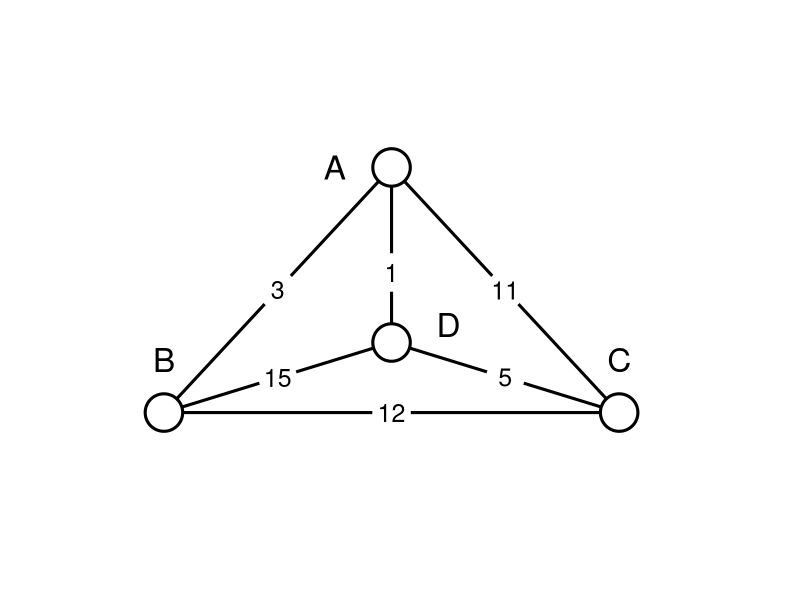
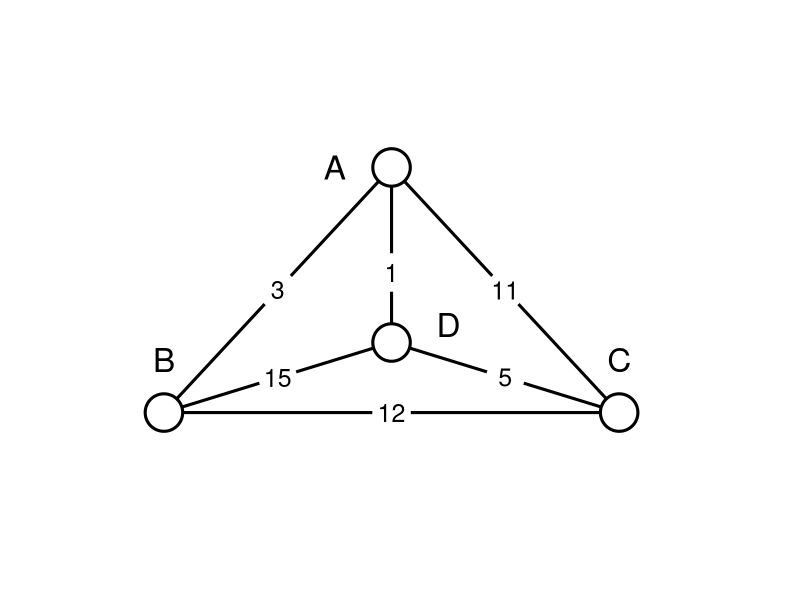
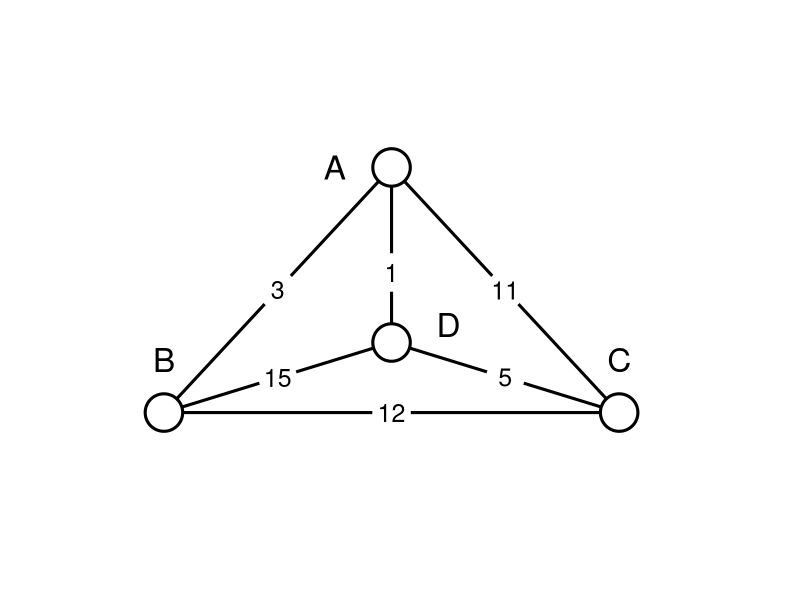

These charts were generated, in order, by the following R code:
###################################
##  SOLVES HAMILTONIAN CIRCUITS  ##
###################################

##################################
##  NEAREST NEIGHBOR ALGORITHM  ##
##################################

nearest.neighbor <- function(vertex, connections){
  ##  connections matrix
  pull.connections <- connections
  ##  Initializes the "stack" as the vertex where you want to start 
  ##    The vertex is randomly chosen by the builder function
  stack <- c(vertex)
  ##  Initializes the total weight of the path as 0
  total.weight <- 0
  
  # do this code while the stack is not empty
  while (length(stack) != 0){
    
    ## node is the last element on the stack
    node <- stack[length(stack)]  ##  pop last element on stack 
    ##  neighborhood of the node based off the connections matrix
    neighborhood <- pull.connections[node,]  
    ##  sorts the neighbors from smallest weight to largest
    neighborhood <- sort(neighborhood)
    
    ##  This will help find which neighbor we should go to
    ##    It will be used as an index for the neighborhood
    best <- 0
    
    ##  Checks for the best neighbor
    for (neighbor in neighborhood){
      ##  Need to increase the "best" choice index
      best <- best + 1
      ##  This piece of code sees in we've already visited the neighbor we're looking at
      ##    If we HAVE been to the current "best" neighbor, it WON'T run
      ##    If we HAVEN'T been there before and it's the "best" neighbor, it WILL run
      if (match(names(neighborhood[best]), stack, nomatch = FALSE) == 0){
        ##  Appends the neighbor to stack
        stack <- c(stack, names(neighborhood[best]))  
        ##  Calculates the total weight of path by adding the "best" neighbor's weight
        total.weight <- total.weight + unname(neighborhood[best]) 
        ##  reassign weight value in the matrix so it is not used again
        pull.connections[node,names(neighborhood[best])] <- pull.connections[names(neighborhood[best]),node] <- 10000 
        ##  Breaks out of the for loop because we don't need to check the other neighbors
        break
        
      }
    }
    ##  Checks to see if all of the Vertices have been visited
    ##    If they have been visited, we have a solution
    if (match("A", stack, nomatch = FALSE) != 0 && match("B", stack, nomatch = FALSE) != 0 && match("C", stack, nomatch = FALSE) != 0 && match("D", stack, nomatch = FALSE) != 0){
      ##  Adjust the total weight to include going back to the starting vertex
      total.weight <- total.weight + pull.connections[stack[length(stack)],vertex]
      ##  Need to add the starting vertex to the stack
      stack <- c(stack, vertex)
      ##  The solution list that contains the starting vertex, final path, and total weight
      solution <- list("starting.vertex" = vertex, "path" = stack, "total.weight" = total.weight, "connections" = connections)
      ##  Returns the solution list
      return (solution)
    }
  }
}

##############################
##  SORTED EDGES ALGORITHM  ##
##############################

sorted.edges <- function(vertices, connections){
  
  ##  Pulls the connections matrix
  connections <- connections
  
  ##  Saves original connections matrix
  original.connections <- connections
  
  ##  IGNORE - HERE FOR ERROR CHECKING
  # print("CONNECTIONS")
  # print(connections)
  # print("ORIGINAL CONNECTIONS")
  # print(original.connections)
  
  #####JONNY BOY'S##########################################################
  ### DO I UNDERSTAND THIS CODE? KIND OF ###################################
  
  ##  Vector of the vertices
  letter <- vertices
  
  ##  Counts some stuff
  counter <- 1
  
  ##  Empty vector of the first vertex we like
  MyOutputFirst<-NULL
  ##  Empty vector of the second vertex we like
  MyOutputLast<-NULL
  
  ##  Have to move 3 times so you can visit every vertex
  for(stuff in 1:(nrow(connections)-1))
  {
    big.number = 10000
    for(i in 1:nrow(connections))
    {
      for(j in 1:ncol(connections))
      {
        ##  The degree of the ith element is equal to how many times it appears
        ##    Can't have a degree three according to rules
        check.degree.i=sum(MyOutputFirst==letter[i])+sum(MyOutputLast==letter[i])
        ##  Checks degree of jth element
        check.degree.j=sum(MyOutputFirst==letter[j])+sum(MyOutputLast==letter[j])
        
        ##  These names won't seem intuitive when the vertices aren't ABCD
        ##    Checks the degree of each vertex
        check.degree.A=sum(MyOutputFirst==letter[1])+sum(MyOutputLast==letter[1])
        check.degree.B=sum(MyOutputFirst==letter[2])+sum(MyOutputLast==letter[2])
        check.degree.C=sum(MyOutputFirst==letter[3])+sum(MyOutputLast==letter[3])
        check.degree.D=sum(MyOutputFirst==letter[4])+sum(MyOutputLast==letter[4])
        
        ##  If the degrees of vertex i and j are less than 2, their edge weight is
        ##    less than the big number, and one of them has a degree less than 1 OR
        ##    all of the degrees of the vertices are the same, then we like this edge
        if ((check.degree.i<2)&(check.degree.j<2) & (connections[i,j] < big.number) 
            & ((check.degree.i<1|check.degree.j<1) 
               | (check.degree.A == check.degree.B & check.degree.B == check.degree.C & check.degree.C == check.degree.D)))
        {
          ##  readjust the big number in case another i j pair becomes more optimal
          big.number <- connections[i,j]
          ##  first vertex of the edge is the i vertex
          first=letter[i]
          ##  last vertex of the edge is the j vertex
          last=letter[j]
        }
      }
    }
    ##  Appends the first vertex of the edge to the OutputFirst list in the counter position
    MyOutputFirst[counter]=first
    ##  Appends the last vertex of the edge to the OutputLast list in the counter position
    MyOutputLast[counter]=last
    ##  Increases the counter
    counter=counter+1
    ##  Changes the edge weight so it's no longer optimal
    connections[first,last]=10000
    connections[last,first]=10000
  }
  
  ##  GETS THE LAST LEGAL MOVE EVEN IF IT'S NOT OPTIMAL
  big.number = 10000
  for(i in 1:nrow(connections))
  {
    for(j in 1:ncol(connections))
    { 
      ##  Checks the ith degree and jth degree
      check.degree.i <- sum(MyOutputFirst==letter[i]) + sum(MyOutputLast==letter[i])
      check.degree.j <- sum(MyOutputFirst==letter[j]) + sum(MyOutputLast==letter[j])
      ##  Runs if the edge of i and j is the best
      if ((check.degree.i < 2)&(check.degree.j <2 ) & (connections[i,j] < big.number))
      {
        ##  reevaluates big number
        big.number <- connections[i,j]
        ##  first vertex of the edge
        first=letter[i]
        ##  second vertex of the edge
        last=letter[j]
      }
    }
  }
  ##  Appends the first vertex edge to the OutputFirst list
  MyOutputFirst[counter]=first
  ##  Appends the last vertex edge to the OutputLast list
  MyOutputLast[counter]=last
  ##  Readjusts the counter
  counter=counter+1
  ##  Adjusts the edge weight so that it is no longer optimal
  connections[first,last]=10000
  connections[last,first]=10000
  
  ##  IGNORE - HERE FOR ERROR CHECKING
  # print("NEW CONNECTIONS")
  # print(connections)
  # 
  # print(MyOutputFirst)
  # print(MyOutputLast)
  
  #####MY CODE##############################################################
  
  ##  Stack is initialized as the first vertex we liked and the one it's connected to
  ##    (because sorted edges picks the smallest edge weight first so these are its friends)
  stack <- c(MyOutputFirst[1],MyOutputLast[1])
  
  ##  The total weight is initialized as the edge weight of the first move
  total.weight <- original.connections[MyOutputFirst[1],MyOutputLast[1]]
  
  ##  IGNORE - HERE FOR ERROR CHECKING
  # print("STACK")
  # print(stack)
  # print("TOTAL WEIGHT")
  # print(total.weight)
  
  ##  This code will execute while the stack is NOT empty
  while (length(stack)!=0){
    ##  Pulls the last vertex on the stack
    pull <- stack[length(stack)]
    
    ##  Checks if the vertex pulled is in the OutPutLast
    ##  If it is there, this code will run
    if (match(pull, MyOutputLast, nomatch = FALSE) != 0)
    {
      ##  Gets the indices of where the "pulled" vertex is in OutPutLast
      ##    May be in more than one place so the index.last is a vector of indices
      index.last <- which(MyOutputLast == pull)
      ##  Checks each index found
      for (i in 1:length(index.last))
      {
        ##  If the OutputFirst it matches is not in the stack, we go there
        if (match(MyOutputFirst[index.last[i]], stack, nomatch = FALSE) == 0)
        {
          ##  Appends the new vertex to the stack
          stack <- c(stack, MyOutputFirst[index.last[i]])
          ##  Readjusts the total weight with the new vertex
          total.weight <- total.weight + original.connections[pull, MyOutputFirst[index.last[i]]]
          
          ##  IGNORE - HERE FOR ERROR CHECKING
          # print("stack and weight going up")
          # print(stack)
          # print(total.weight)
        }
      }
    }
    
    ##  Checks if the element pulled is in the OutPutFirst
    ##  If it is there, this code will run
    if (match(pull, MyOutputFirst, nomatch = FALSE) != 0)
    {
      ##  Gets the indices of where the "pulled" vertex is in OutPutFirst
      index.first <- which(MyOutputFirst == pull)
      ##  Checks each index found
      for (i in 1:length(index.first))
      {
        ##  If the OutputLast it matches is not in the stack, we go there
        if (match(MyOutputLast[index.first[i]], stack, nomatch = FALSE) == 0)
        {
          ##  Appends the new vertex to the stack
          stack <- c(stack, MyOutputLast[index.first[i]])
          ##  Readjusts the total weight with the new vertex
          total.weight <- total.weight + original.connections[pull, MyOutputLast[index.first[i]]]
          
          ##  IGNORE - HERE FOR ERROR CHECKING
          # print("stack and weight going down")
          # print(stack)
          # print(total.weight)
        }
      }
    }
    
    ##  If all the vertices have been visited, we have our solution
    if (match("A", stack, nomatch = FALSE) != 0 & match("B", stack, nomatch = FALSE) != 0 & match("C", stack, nomatch = FALSE) != 0 & match("D", stack, nomatch = FALSE) != 0)
    {
      ##  Need to append the starting vertex to the stack so we can make a circuit
      stack <- c(stack, stack[1])
      ##  Recalculate the total weight for going back to the start
      total.weight <- total.weight + original.connections[stack[length(stack)-1], stack[length(stack)]]
      ##  Solution list that contains the final path, total weight, and original connections matrix
      solution <- list("path" = stack, "total.weight" = total.weight, "connections" = original.connections)
      return(solution)
      
    }
  }
}

################################
##  TRIANGULAR GRAPH BUILDER  ##
################################

build.trianglething <- function(max.weight, method){
  
  ##  Vector of weights
  weights <- c(1:max.weight)
  ##  There are only 6 edges 
  n.edges <- 6
  ##  Sample different weights to create the edges
  edges <- sample(weights, n.edges)
  
  ##  There's only 4 vertices
  n.vertices <- n.edges - 2
  ##  Vertices are initialized as ABCD
  vertices <- LETTERS[1:n.vertices]
  ##  Initial vertex sampled for nearest neighbor algorithm
  ##    Choses random vertex for where to start path
  vertex <- sample(vertices, 1)
  
  ########################
  ##  BUILD THE MATRIX  ##
  ########################
  
  ##  Connections matrix first initialized as one filled with 10000
  connections <- matrix(10000, nrow = n.vertices, ncol = n.vertices)
  ##  The row names are the vertices
  rownames(connections) <- vertices
  ##  As are the column names
  colnames(connections) <- vertices
  
  ##  Assigns the edge weights in the matrix
  position <- 0
  for (i in 1:(nrow(connections)-1)){
    for (j in (i+1):ncol(connections)){
      position <- position + 1
      connections[i,j] <- connections[j,i] <- edges[position]
    }
  }
  
  ########################
  ##  BUILD THE PICTURE ##
  ########################
  
  ##  Initializes plot (has no axes)
  plot(1, type="n", xlab="", ylab="", xlim=c(0, 11), ylim=c(0, 11), axes=FALSE, ann=FALSE)
  #grid()
  
  ##  Adds the shape of the triangular graph
  #AB
  segments(1,2,5,9, lwd =3)
  #AC
  segments(5,9,9,2, lwd =3)
  #AD
  segments(5,4,5,9, lwd =3)
  #BC
  segments(1,2,9,2, lwd =3)
  #BD
  segments(1,2,5,4, lwd =3)
  #CD
  segments(5,4,9,2, lwd =3)
  
  # plot vertex points
  points(x=c(1,9,5,5), y=c(2,2,4,9), cex = 5, pch = 21, lwd = 3, col="black", bg = "white")
  
  # plot edge points for labeling
  points(x=c(3,7,5,5,3,7), y=c(5.5,5.5,6,2,3,3), cex = 5, pch = 19, col="white")
  
  label.edges = edges
  label.vertices = vertices
  # label edges
  text(x=c(3,7,5,5,3,7), y=c(5.5,5.5,6,2,3,3),label.edges, col = "black", cex = 1.5)
  # label vertices
  text(x=c(4,1,9,6),y=c(9,3.5,3.5,4.5), label.vertices, col = "black", cex = 2)
  
  
  ###############
  ##  METHODS  ##
  ###############
  
  ## nearest neighbor
  if (method == "nna"){
    print(nearest.neighbor(vertex, connections))
  }
  ## repeated nearest neighbor
  else if (method == "rnna"){
    totw.min <- vector()
    for (element in vertices){
      solution <- nearest.neighbor(vertex = element, connections)
      print(solution)
      totw.min <- c(totw.min, solution$total.weight)
    }
    print("Minimum total weight possible using the nearest neighbor algorithm:")
    print(min(totw.min))
  }
  ## sorted edges
  else if (method == "sea"){
    print(sorted.edges(vertices, connections))
  }
  
}

####################
##  TEST BUILDER  ##
####################

##  chooses random seed 
auto <- sample(100:999, 1) #0
#auto <- auto + 1
print(auto)

##  BUILDS TRIANGULAR GRAPH BASED OFF CHOSEN METHOD
##  Nearest Neighbor Algorithm
set.seed(auto)
build.trianglething(max.weight = 15, method = "nna")
##  Repeated Nearest Neighbor Algorithm
set.seed(auto)
build.trianglething(max.weight = 15, method = "rnna")
##  Sorted Edges Algorithm
set.seed(auto)
build.trianglething(max.weight = 15, method = "sea")

